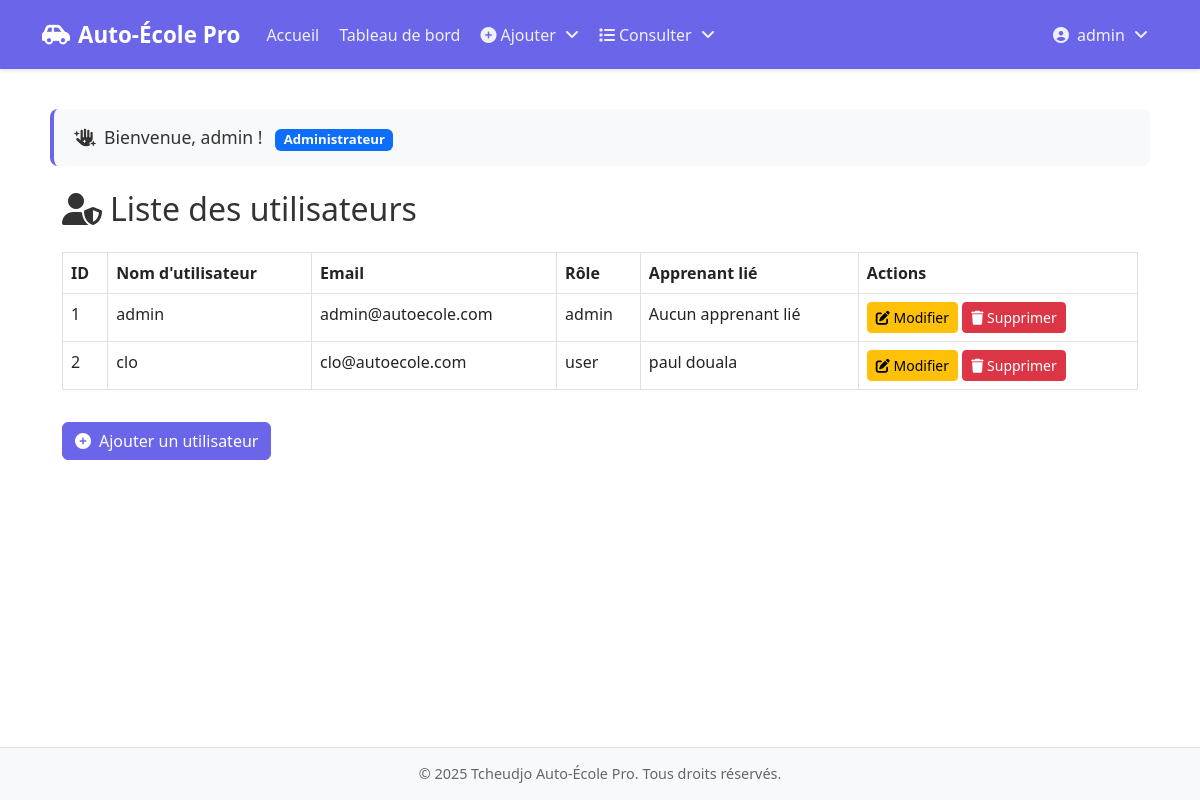
/Vue/listeUser.php (signed in), run on the app's committed database.
### tables this page shows
CREATE TABLE users (
                       id INT AUTO_INCREMENT PRIMARY KEY,
                       username VARCHAR(50) UNIQUE NOT NULL,
                       password VARCHAR(255) NOT NULL, 
                       email VARCHAR(191) UNIQUE NOT NULL, 
                       role VARCHAR(50) NOT NULL,
                       created_at TIMESTAMP DEFAULT CURRENT_TIMESTAMP
);

CREATE TABLE apprenants (
                            id INT AUTO_INCREMENT PRIMARY KEY,
                            nom VARCHAR(100) NOT NULL,
                            prenom VARCHAR(100) NOT NULL,
                            email VARCHAR(191) NOT NULL UNIQUE, 
                            user_id INT NOT NULL,
                            FOREIGN KEY (user_id) REFERENCES users(id)
);

### Controller/UserController.php (called while the page is built, shortened)
<?php
class UserController {
    private $pdo;
    public function __construct() {
        try {
            $this->pdo = new PDO(DNS, USER, PASSWORD);
            $this->pdo->setAttribute(PDO::ATTR_ERRMODE, PDO::ERRMODE_EXCEPTION);
        } catch (PDOException $e) {
            die("Erreur de connexion : " . $e->getMessage());
        }
    }
    public function getAllUsers() {
        $stmt = $this->pdo->query("SELECT u.*, a.nom AS apprenant_nom, a.prenom AS apprenant_prenom
                                   FROM users u
                                   LEFT JOIN apprenants a ON u.id = a.user_id");
        return $stmt->fetchAll(PDO::FETCH_ASSOC);
    }
}
?>

### Vue/listeUser.php (the view, shortened to what this page needs)
<?php
require_once '../Controller/UserController.php';
$controller = new UserController();
$users = $controller->getAllUsers();
?>
<div class="container mt-4">
    <h2 class="mb-4">
        <i class="fas fa-user-shield me-2"></i>Liste des utilisateurs
    </h2>
    <table class="table table-bordered">
        <thead>
        <tr>
            <th>ID</th>
            <th>Nom d'utilisateur</th>
            <th>Email</th>
            <th>Rôle</th>
            <th>Apprenant lié</th>
            <th>Actions</th>
        </tr>
        </thead>
        <tbody>
        <?php if (empty($users)): ?>
            <tr>
                <td colspan="6" class="text-center">Aucun utilisateur trouvé.</td>
            </tr>
        <?php else: ?>
            <?php foreach ($users as $user): ?>
                <tr>
                    <td><?php echo htmlspecialchars($user['id']); ?></td>
                    <td><?php echo htmlspecialchars($user['username']); ?></td>
                    <td><?php echo htmlspecialchars($user['email']); ?></td>
                    <td><?php echo htmlspecialchars($user['role']); ?></td>
                    <td>
                        <?php if ($user['apprenant_nom']): ?>
                            <?php echo htmlspecialchars($user['apprenant_nom'] . ' ' . $user['apprenant_prenom']); ?>
                        <?php else: ?>
                            Aucun apprenant lié
                        <?php endif; ?>
                    </td>
                    <td>
                        <a href="modifierUtilisateur.php?id=<?php echo $user['id']; ?>" class="btn btn-sm btn-warning">
                            <i class="fas fa-edit"></i> Modifier
                        </a>
                        <a href="../Controller/UserController.php?action=delete&id=<?php echo $user['id']; ?>"
                           class="btn btn-sm btn-danger"
                           onclick="return confirm('Êtes-vous sûr de vouloir supprimer cet utilisateur ?');">
                            <i class="fas fa-trash"></i> Supprimer
                        </a>
                    </td>
                </tr>
            <?php endforeach; ?>
        <?php endif; ?>
        </tbody>
    </table>
    <a href="formulaireUser.php" class="btn btn-primary mt-3">
        <i class="fas fa-plus-circle me-2"></i>Ajouter un utilisateur
    </a>
</div>
<?php
require 'template.php';
?>

### Vue/template.php (style rules this page uses)
:root { --primary-color: #6b65ea; --secondary-color: #5550c7; --light-bg: #FFFFFF; --light-text: #333333; }
body { font-family: 'Segoe UI', Tahoma, Geneva, Verdana, sans-serif; background-color: var(--light-bg); color: var(--light-text); min-height: 100vh; display: flex; flex-direction: column; }
table { width: 100%; margin-top: 20px; border-collapse: collapse; }
table, th, td { border: 1px solid #e0e0e0; }
th { background-color: #f5f5f5; color: #333; font-weight: 600; padding: 12px 15px; }
td { padding: 10px 15px; }
.btn-primary { background-color: var(--primary-color); border-color: var(--primary-color); }

### data on the page
users: id "1", username "admin", email "admin@autoecole.com", role "admin", shows "Aucun apprenant lié"
apprenants: user "2", user.username "clo", user.email "clo@autoecole.com", user.role "user", nom+prenom "paul douala"

### other printed values
$_SESSION['username'] "admin"
